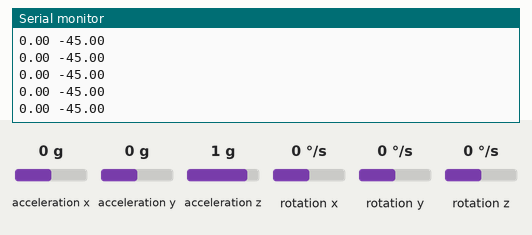
Bench run of a sketch on a simulated Arduino Uno, built with avr-gcc and run on an emulated ATmega328P. Parts: the last lines printed to the serial monitor. The inputs (shaded band) are chosen by the test bench; at power-on: acceleration x 0 g, acceleration y 0 g, acceleration z 1 g, rotation x 0 °/s, rotation y 0 °/s, rotation z 0 °/s.

Above: at 1.2 s.
1.3 s: acceleration x set to -1.4 g
At 1.45 s:
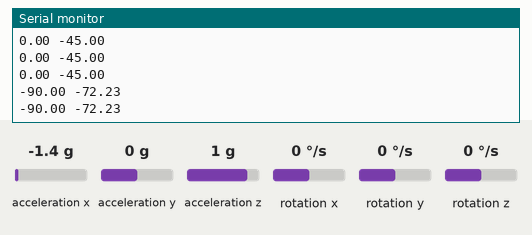
2.8 s: acceleration y set to -1.4 g
At 2.89 s:
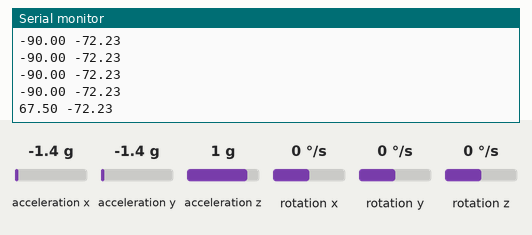
4.3 s: acceleration z set to -1.4 g
At 4.33 s:
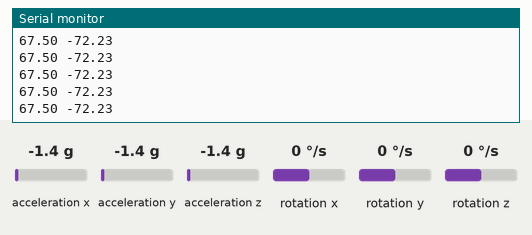
Timing chart, 0 to 7.3 s (numbered marks = the images above; inputs shaded):
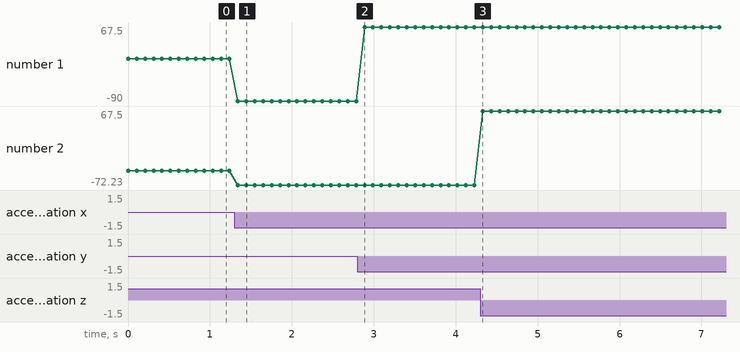

Measured:
- after the input at 1.3 s, the serial monitor: prints a new line at once (image 1)
- after the input at 2.8 s, the serial monitor: prints a new line after 0.09 s (image 2)
- plotted number 1: 0 → -90 after the input at 1.3 s, -90 → 67.5 after the input at 2.8 s
- plotted number 2: -45 → -72.23 after the input at 1.3 s

The sketch:

MPU6050_accel_pitch_roll.ino
```cpp
/*
    MPU6050 Triple Axis Gyroscope & Accelerometer. Pitch & Roll Accelerometer Example.
    Read more: http://www.jarzebski.pl/arduino/czujniki-i-sensory/3-osiowy-zyroskop-i-akcelerometr-mpu6050.html
    GIT: https://github.com/jarzebski/Arduino-MPU6050
    Web: http://www.jarzebski.pl
    (c) 2014 by Korneliusz Jarzebski
*/

#include <Wire.h>
#include <MPU6050.h>
#define Pi 3.14159
MPU6050 mpu;
float prev_roll=0;
float prev_pitch =0;
void setup()
{
  Serial.begin(115200);

  Serial.println("Initialize MPU6050");

  while(!mpu.begin(MPU6050_SCALE_2000DPS, MPU6050_RANGE_2G))
  {
    Serial.println("Could not find a valid MPU6050 sensor, check wiring!");
    delay(500);
  }
}

void loop()
{
  // Read normalized values
  Vector A = mpu.readNormalizeAccel();
  float Ax= A.XAxis;
  float Ay= A.YAxis;
  float Az= A.ZAxis;

  float pitch = -atan2(Ay,Ax)*180/Pi;
  pitch = 0.5*prev_pitch + 0.5*pitch;
  Serial.print(pitch);
  Serial.print(" ");
  float roll = -atan2(Az,Ax)*180/Pi;
  roll = 0.5*prev_roll + 0.5*roll;
  Serial.println(roll);

//Serial.print(Ax);
//Serial.print(" ");
//Serial.print(Ay);
//Serial.print(" ");
//Serial.print(Az);
//Serial.println(" ");

  // Calculate Pitch & Roll
//  int pitch = -(atan2(normAccel.XAxis, sqrt(normAccel.YAxis*normAccel.YAxis + normAccel.ZAxis*normAccel.ZAxis))*180.0)/M_PI;
//  int roll = (atan2(normAccel.YAxis, normAccel.ZAxis)*180.0)/M_PI;


  delay(100);
}
```
